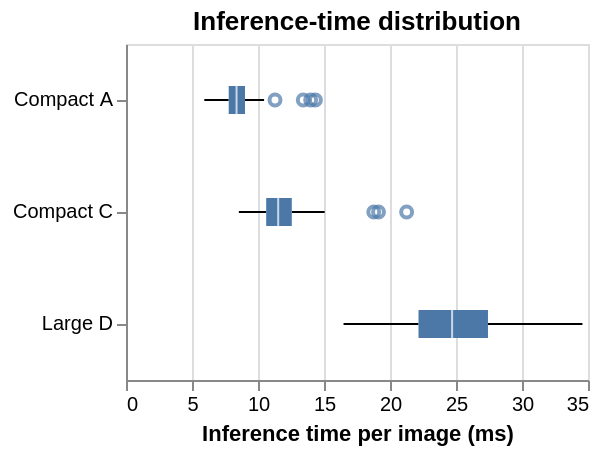

Express this chart as Vega-Lite.
### Vega-Lite specification from a JSON file in a GitHub repository (floating-point values rounded to 4 significant figures; data arrays with more than 128 entries replaced by an {"elided": "..."} marker saying what was removed)
{"$schema": "https://vega.github.io/schema/vega-lite/v6.json", "width": "container", "height": {"step": 56}, "data": {"values": {"elided": "240 records"}}, "mark": {"type": "boxplot", "extent": 1.5}, "encoding": {"y": {"field": "model", "type": "nominal", "title": null, "sort": ["Compact A", "Compact C", "Large D"]}, "x": {"field": "ms", "type": "quantitative", "title": "Inference time per image (ms)"}}, "autosize": {"type": "fit", "contains": "padding", "resize": true}, "title": "Inference-time distribution", "description": "Synthetic example data for chart design, not AIS measurements or model benchmarks."}
